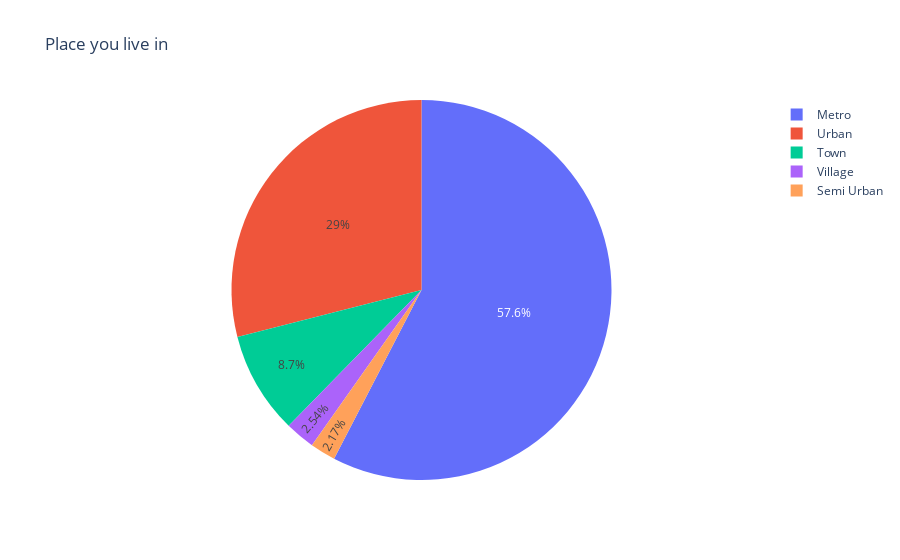

Notebook code cell kept with this figure:
### Code cell
place_you_live_in_df = study_records.groupby('place_you_live_in')['place_you_live_in'].count().to_frame('count').reset_index()
place_you_live_in_df

fig = px.pie(place_you_live_in_df, values='count', names='place_you_live_in', title='Place you live in')
fig.show()

### Figure 1 — Plotly figure (JSON) as saved in the notebook; plotly's stock layout.template omitted (floating-point values rounded to 4 significant figures)
{"data": [{"domain": {"x": [0, 1], "y": [0, 1]}, "hovertemplate": "place_you_live_in=%{label}<br>count=%{value}<extra></extra>", "labels": ["Metro", "Semi Urban", "Town", "Urban", "Village"], "legendgroup": "", "name": "", "showlegend": true, "values": [159, 6, 24, 80, 7], "type": "pie"}], "layout": {"legend": {"tracegroupgap": 0}, "title": {"text": "Place you live in"}}}
